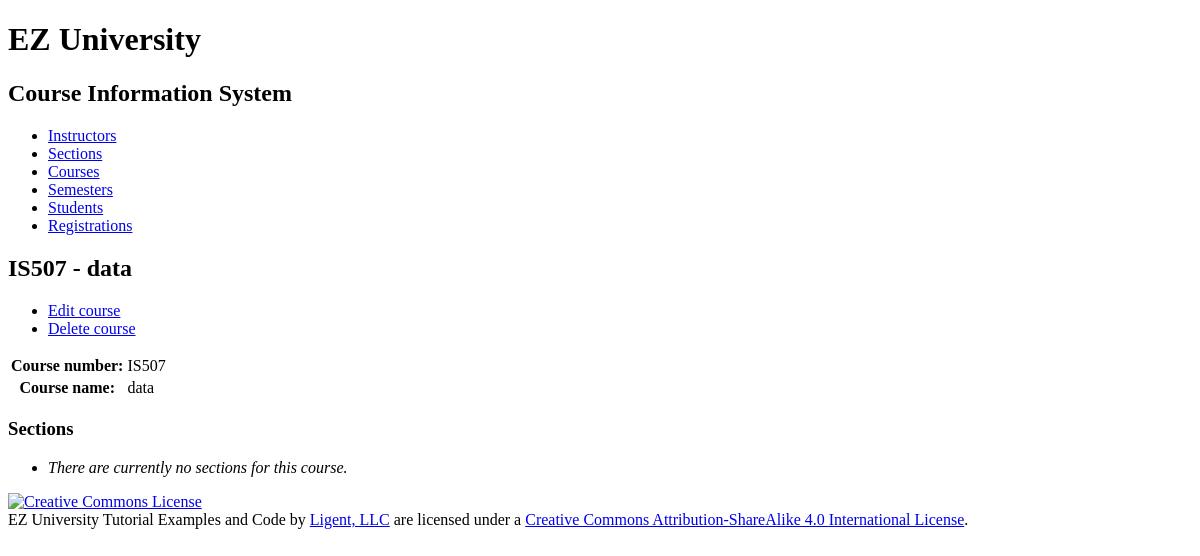
/course/6/, run on an earlier commit of the app's database.
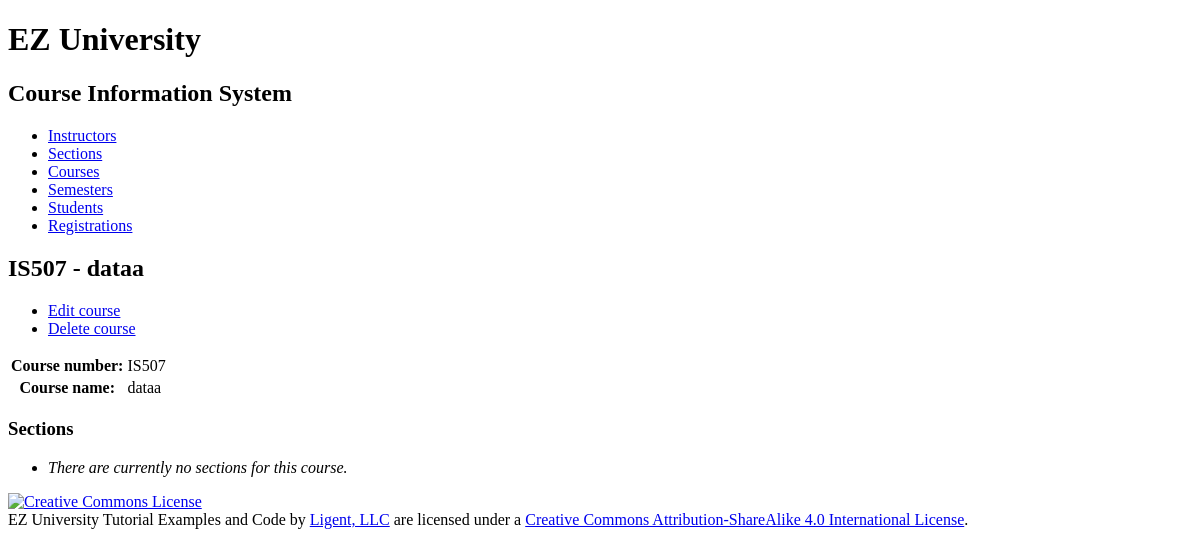
And on a later commit of the database.
### courseinfo/models.py (models this page shows, shortened)
class Course(models.Model):
    course_id = models.AutoField(primary_key=True)
    course_number = models.CharField(max_length=20)
    course_name = models.CharField(max_length=255)
    def __str__(self):
        return '%s - %s' % (self.course_number, self.course_name)
    def get_update_url(self):
        return reverse('courseinfo_course_update_urlpattern',
                       kwargs={'pk': self.pk})
    def get_delete_url(self):
        return reverse('courseinfo_course_delete_urlpattern',
                       kwargs={'pk':self.pk})
    class Meta:
        ordering = ['course_number', 'course_name']
        constraints = [
            UniqueConstraint(fields=['course_number', 'course_name'], name='unique_course')
        ]

### courseinfo/views.py (the view)
class CourseDetail(View):
    def get(self, request, pk):
        course = get_object_or_404(
            Course,
            pk=pk
        )
        section_list = course.sections.all()
        return render(
            request,
            'courseinfo/course_detail.html',
            {'course': course, 'section_list': section_list}
        )

### courseinfo/templates/courseinfo/course_detail.html (shortened to what this page needs)
{% extends 'courseinfo/base.html' %}
{% block content %}
    <h2>{{ course }}</h2>
    <ul>
        <li>
            <a href="{{ course.get_update_url }}">
                Edit course</a></li>
        <li>
            <a href="{{ course.get_delete_url }}">
                Delete course</a></li>
    </ul>
    <section>
        <table>
            <tr>
                <th>Course number:</th>
                <td>{{ course.course_number }}</td>
            </tr>
            <tr>
                <th>Course name:</th>
                <td>{{ course.course_name }}</td>
            </tr>
        </table>
    </section>
    <section>
        <h3>Sections</h3>
        <ul>
            {% for section in section_list %}
                <li>
                    <a href="{{ section.get_absolute_url }}">{{ section }}</a>
                </li>
            {% empty %}
                <li><em>There are currently no sections for this course.</em></li>
            {% endfor %}
        </ul>
    </section>
{% endblock %}

What changed in the data, as far as the page shows it:
changed Course "IS507": course_number+course_name "IS507 - data" → "IS507 - dataa"; course_name "data" → "dataa"
